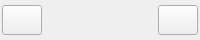
           <widget class="QFrame" name="frm_setas_titulo">
            <property name="minimumSize">
             <size>
              <width>0</width>
              <height>40</height>
             </size>
            </property>
            <property name="maximumSize">
             <size>
              <width>16777215</width>
              <height>40</height>
             </size>
            </property>
            <property name="frameShape">
             <enum>QFrame::Shape::NoFrame</enum>
            </property>
            <property name="frameShadow">
             <enum>QFrame::Shadow::Raised</enum>
            </property>
            <layout class="QHBoxLayout" name="horizontalLayout_4">
             <property name="spacing">
              <number>0</number>
             </property>
             <property name="leftMargin">
              <number>2</number>
             </property>
             <property name="topMargin">
              <number>0</number>
             </property>
             <property name="rightMargin">
              <number>2</number>
             </property>
             <property name="bottomMargin">
              <number>0</number>
             </property>
             <item alignment="Qt::AlignmentFlag::AlignLeft">
              <widget class="QPushButton" name="btn_voltar_pagina">
               <property name="minimumSize">
                <size>
                 <width>0</width>
                 <height>30</height>
                </size>
               </property>
               <property name="maximumSize">
                <size>
                 <width>16777215</width>
                 <height>30</height>
                </size>
               </property>
               <property name="cursor">
                <cursorShape>PointingHandCursor</cursorShape>
               </property>
               <property name="text">
                <string/>
               </property>
               <property name="icon">
                <iconset resource="icon.qrc">
                 <normaloff>:/icons/icons/voltar.png</normaloff>:/icons/icons/voltar.png</iconset>
               </property>
               <property name="iconSize">
                <size>
                 <width>20</width>
                 <height>20</height>
                </size>
               </property>
              </widget>
             </item>
             <item>
              <widget class="QLabel" name="lb_titulos_tabelas">
               <property name="text">
                <string>&lt;html&gt;&lt;head/&gt;&lt;body&gt;&lt;p align=&quot;center&quot;&gt;&lt;br/&gt;&lt;/p&gt;&lt;/body&gt;&lt;/html&gt;</string>
               </property>
              </widget>
             </item>
             <item alignment="Qt::AlignmentFlag::AlignRight">
              <widget class="QPushButton" name="btn_proxima_pagina">
               <property name="minimumSize">
                <size>
                 <width>0</width>
                 <height>30</height>
                </size>
               </property>
               <property name="maximumSize">
                <size>
                 <width>16777215</width>
                 <height>30</height>
                </size>
               </property>
               <property name="cursor">
                <cursorShape>PointingHandCursor</cursorShape>
               </property>
               <property name="text">
                <string/>
               </property>
               <property name="icon">
                <iconset resource="icon.qrc">
                 <normaloff>:/icons/icons/proxima.png</normaloff>:/icons/icons/proxima.png</iconset>
               </property>
               <property name="iconSize">
                <size>
                 <width>20</width>
                 <height>20</height>
                </size>
               </property>
              </widget>
             </item>
            </layout>
           </widget>
